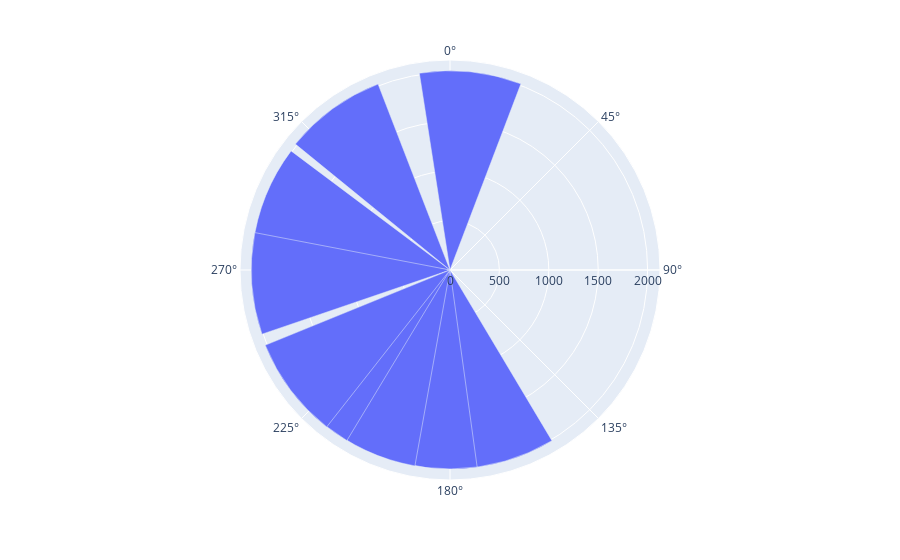

The notebook cell saved with this chart:
### Code cell
px.bar_polar(r= years, theta = sales)

### Figure 1 — Plotly figure (JSON) as saved in the notebook; plotly's stock layout.template omitted (floating-point values rounded to 4 significant figures)
{"data": [{"hovertemplate": "r=%{r}<br>theta=%{theta}<extra></extra>", "legendgroup": "", "marker": {"color": "#636efa", "pattern": {"shape": ""}}, "name": "", "r": [2010, 2011, 2012, 2013, 2014, 2015, 2016, 2017, 2018, 2019], "showlegend": false, "subplot": "polar", "theta": [1012, 1706, 2684, 1627, 2365, 3833, 2886, 1306, 3924, 1673], "type": "barpolar"}], "layout": {"barmode": "relative", "legend": {"tracegroupgap": 0}, "margin": {"t": 60}, "polar": {"angularaxis": {"direction": "clockwise", "rotation": 90}, "domain": {"x": [0, 1], "y": [0, 1]}}}}
